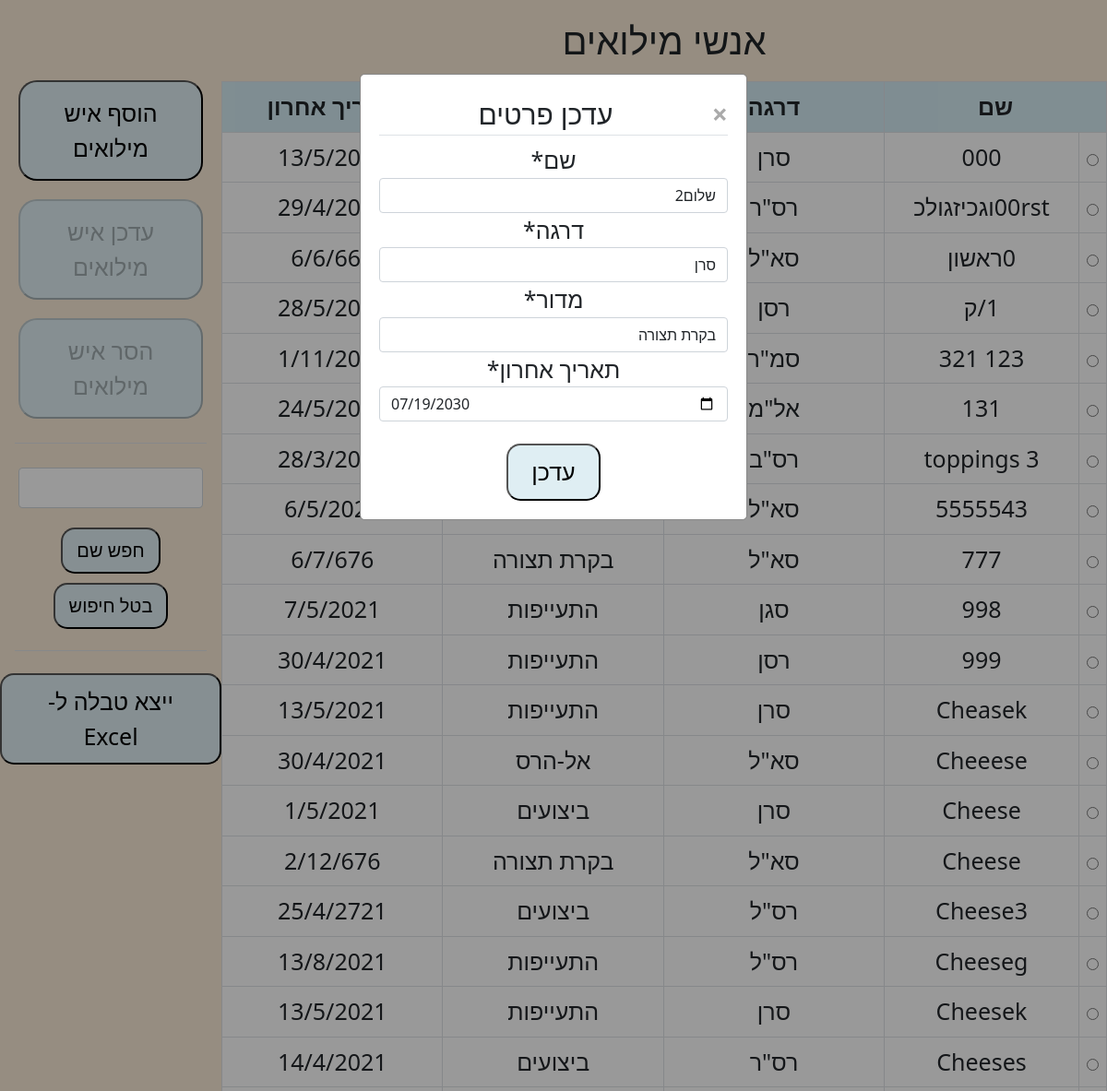
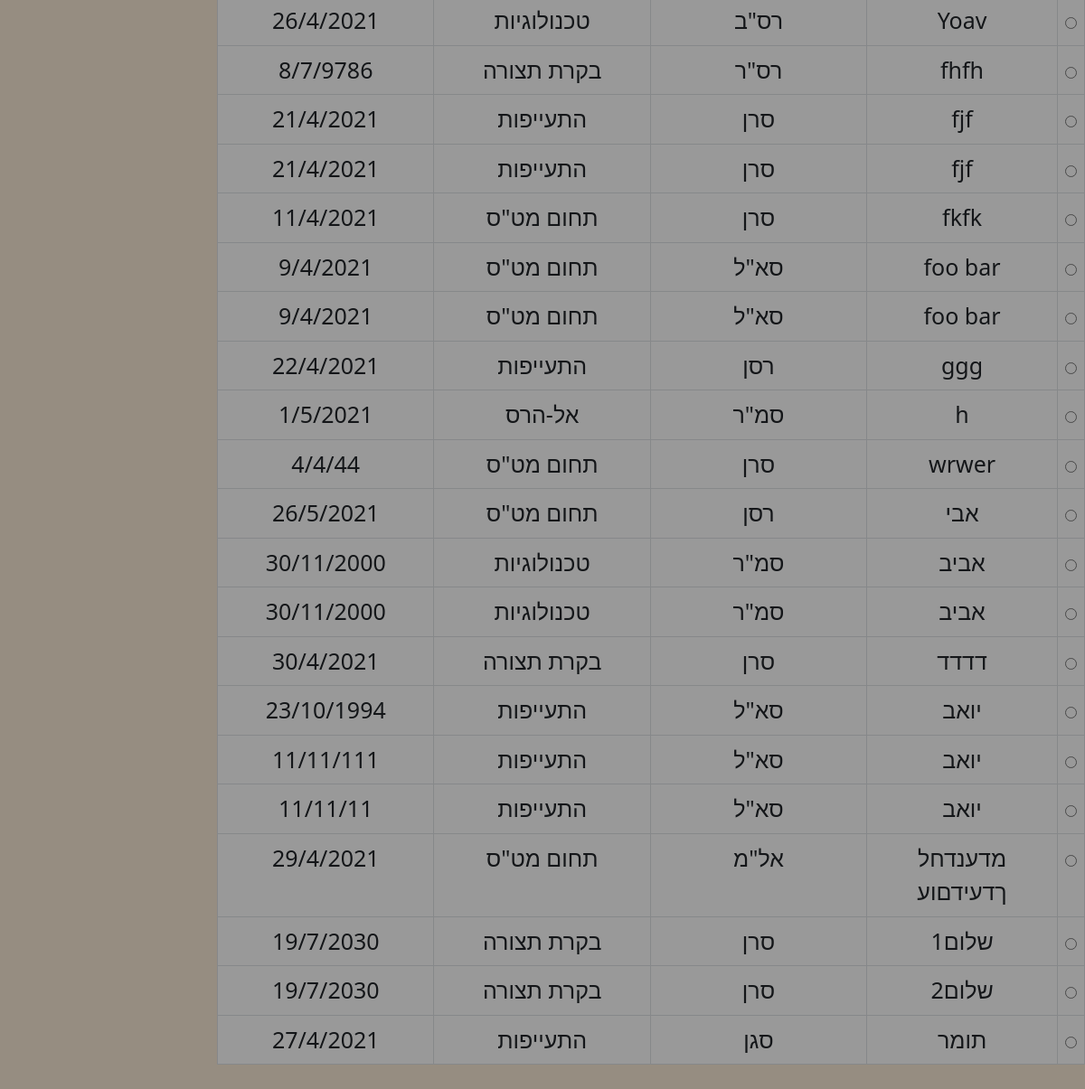
The page /update/15/ on the database its author committed (2 pictures, top to bottom).
### mainapp/models.py (models this page shows, shortened)
class Person(models.Model):
    ranks = [
        (1, 'סגן'),
        (2, 'סרן'),
        (3, 'רסן'),
        (4, 'סא"ל'),
        (5, 'אל"מ'),
        (6, 'סמ"ר'),
        (7, 'רס"ל'),
        (8, 'רס"ר'),
        (9, 'רס"מ'),
        (10, 'רס"ב'),
        (11, 'רנ"ג')
    ]
    groups = [
        (1, 'ביצועים'),
        (2, 'בקרת תצורה'),
        (3, 'תחום מט"ס'),
        (4, 'התעייפות'),
        (5, 'אל-הרס'),
        (6, 'טכנולוגיות')
    ]
    name = models.CharField(max_length=50, verbose_name='שם')
    rank = models.IntegerField(choices=ranks, verbose_name='דרגה')
    group = models.IntegerField(choices=groups, verbose_name='מדור')
    last_here = models.DateField(blank=True, null=True, verbose_name='תאריך אחרון')

### mainapp/views.py (the view)
# urls.py: path('update/<int:wanted_id>/', views.update, name='update'),
def update(request, wanted_id):
    person_list = Person.objects.all().order_by('name', 'rank')
    wanted_person = Person.objects.get(id=wanted_id)
    if request.method == 'POST':
        form = PersonForm(request.POST)
        if form.is_valid():
            updatedPerson = form.cleaned_data
            wanted_person.name = updatedPerson['name']
            wanted_person.rank = updatedPerson['rank']
            wanted_person.group = updatedPerson['group']
            wanted_person.last_here = updatedPerson['last_here']
            wanted_person.save()
            return HttpResponseRedirect('/')
    else:
        form = PersonForm(instance=wanted_person)
    return render(request, 'mainapp/update.html', {'person_list':person_list, 'form':form})

### mainapp/forms.py
class PersonForm(forms.ModelForm):
    class Meta:
        model = Person
        fields = '__all__'
    last_here = forms.DateField(widget=forms.widgets.DateInput(attrs={'type':'date'}), label='תאריך אחרון')

### mainapp/templates/mainapp/update.html (shortened to what this page needs)
{% extends "mainapp/home.html" %} {% load crispy_forms_tags %} {% block modal %}
<div id="updateModal" class="modal" dir="rtl">
  <div class="modal-content">
    <form action="" method="post">
      <fieldset class="form-group">
        <legend class="border-bottom mb-7" style="font-size: 30px">
          <span class="close" onclick="location.href='/'">&times;</span>
          עדכן פרטים
        </legend>
        {{ form|crispy }}
      </fieldset>
      <br />
      <button type="submit" class="btnmed">עדכן</button>
    </form>
  </div>
</div>
{% endblock %}

### mainapp/templates/mainapp/home.html (shortened to what this page needs)
{% load static %}
<!DOCTYPE html>
<html lang="he">
  <head>
    <link
      rel="stylesheet"
      type="text/css"
      href="{% static 'mainapp/bootstrap/css/bootstrap.min.css' %}"
    />
    <link
      rel="stylesheet"
      type="text/css"
      href="{% static 'mainapp/style.css' %}"
    />
  </head>
  <body>
    <div class="split button_side" dir="rtl">
      <button onclick="location.href='/add/'" id="addBtn" class="btnbig">
        הוסף איש מילואים
      </button>
      <button onclick="updatePerson()" id="updateBtn" class="btnbig" disabled>
        עדכן איש מילואים
      </button>
      <button onclick="deletePerson()" id="deleteBtn" class="btnbig" disabled>
        הסר איש מילואים
      </button>
      <div class="border-bottom m-3"></div>
      <div class="search_box">
        <input
          type="text"
          maxlength="10"
          class="form-control inputsmall mb-3"
          id="search"
          dir="rtl"
        />
        <button class="btnsmall" onclick="findWord()">חפש שם</button>
        <button class="btnsmall" onclick="location.href='/'">בטל חיפוש</button>
      </div>
      <div class="border-bottom mx-3 my-2"></div>
      <button class="btnmed mt-3" onclick="printButton()">
        ייצא טבלה ל-Excel
      </button>
    </div>
    <div class="split table_side">
      <h1>אנשי מילואים</h1>
      <div class="scrollbar" bottom="0">
        <table class="table table-bordered" style="font-size: 25px" dir="rtl">
          <thead>
            <tr class="row1">
              <th colspan="2">שם</th>
              <th>דרגה</th>
              <th>מדור</th>
              <th>תאריך אחרון</th>
            </tr>
          </thead>
          <tbody>
            {% for i in person_list %}
            <tr class="row2" onclick="changeRadio('{{i.id}}')">
              <td>
                <input
                  type="radio"
                  name="selectPersonnel"
                  id="{{i.id}}"
                  onchange="enableButtons()"
                />
              </td>
              <td name="name" id="{{i.name}}">{{ i.name }}</td>
              <td>{{ i.get_rank_display }}</td>
              <td>{{ i.get_group_display }}</td>
              <td>{{ i.last_here|date:"j/n/Y" }}</td>
            </tr>
            {% endfor %}
          </tbody>
        </table>
      </div>
    </div>
    {% block modal %}{% endblock %}
  </body>
</html>

### mainapp/static/mainapp/style.css (style rules this page uses)
h1 { margin: 20px; }
body { background-color: antiquewhite; text-align: center; }
.scrollbar { height: 90.2%; overflow-y: auto; }
.row1 { background-color: rgb(212, 236, 243); }
.row1 > * { text-align: center; width: 25%; }
.row2 { background-color: rgb(255, 255, 255); }
.btnbig { background-color: rgb(223, 238, 243); font-size: 25px; padding: 15px 40px; margin: 10px 20px; border-radius: 20px; }
.btnmed { background-color: rgb(223, 238, 243); font-size: 25px; padding: 10px 25px; border-radius: 15px; }
.btnsmall { background-color: rgb(223, 238, 243); font-size: 20px; padding: 8px 15px; border-radius: 15px; margin: 5px; }
.inputsmall { font-size: 20px; }
.search_box { padding: 10px 20px; }
form > * { font-size: 25px; }
.split { height: 100%; position: fixed; top: 0; overflow-x: hidden; overflow-y: hidden; }
.button_side { left: 0; width: 20%; margin-top: 77px; }
.table_side { right: 0; width: 80%; text-align: center; }
.modal { display: block; position: fixed; z-index: 1; padding-top: 80px; left: 0; top: 0; width: 100%; height: 100%; overflow: auto; background-color: rgb(0, 0, 0); background-color: rgba(0, 0, 0, 0.4); }
.modal-content { background-color: white; margin: auto; padding: 20px; border: 1px solid #888; width: 35%; }
.close { color: #aaaaaa; float: right; font-weight: bold; }

### rows shown on the page
Person: name "000", rank "סרן", last_here "13/5/2021"
Person: name "00rstוגכיזגולכ", rank "רס\"ר", last_here "29/4/2021"
Person: name "0ראשון", rank "סא\"ל", last_here "6/6/666"
Person: name "1/ק", rank "רסן", last_here "28/5/2021"
Person: name "123 321", rank "סמ\"ר", last_here "1/11/2029"
Person: name "131", rank "אל\"מ", last_here "24/5/2021"
Person: name "3 toppings", rank "רס\"ב", last_here "28/3/2021"
Person: name "5555543", rank "סא\"ל", last_here "6/5/2021"
Person: name "777", rank "סא\"ל", group "בקרת תצורה", last_here "6/7/676"
Person: name "998", rank "סגן", group "התעייפות", last_here "7/5/2021"
Person: name "999", rank "רסן", group "התעייפות", last_here "30/4/2021"
Person: name "Cheasek", rank "סרן", group "התעייפות", last_here "13/5/2021"
Person: name "Cheeese", rank "סא\"ל", group "אל-הרס", last_here "30/4/2021"
Person: name "Cheese", rank "סרן", group "ביצועים", last_here "1/5/2021"
Person: name "Cheese", rank "סא\"ל", group "בקרת תצורה", last_here "2/12/676"
Person: name "Cheese3", rank "רס\"ל", group "ביצועים", last_here "25/4/2721"
Person: name "Cheeseg", rank "רס\"ל", group "התעייפות", last_here "13/8/2021"
Person: name "Cheesek", rank "סרן", group "התעייפות", last_here "13/5/2021"
Person: name "Cheeses", rank "רס\"ר", group "ביצועים", last_here "14/4/2021"
Person: name "Yoav", rank "רס\"ב", group "טכנולוגיות", last_here "26/4/2021"
Person: name "fhfh", rank "רס\"ר", group "בקרת תצורה", last_here "8/7/9786"
Person: name "fjf", rank "סרן", group "התעייפות", last_here "21/4/2021"
Person: name "fjf", rank "סרן", group "התעייפות", last_here "21/4/2021"
Person: name "fkfk", rank "סרן", group "תחום מט\"ס", last_here "11/4/2021"
Person: name "foo bar", rank "סא\"ל", group "תחום מט\"ס", last_here "9/4/2021"
Person: name "foo bar", rank "סא\"ל", group "תחום מט\"ס", last_here "9/4/2021"
Person: name "ggg", rank "רסן", group "התעייפות", last_here "22/4/2021"
Person: name "h", rank "סמ\"ר", group "אל-הרס", last_here "1/5/2021"
Person: name "wrwer", rank "סרן", group "תחום מט\"ס", last_here "4/4/44"
Person: name "אבי", rank "רסן", group "תחום מט\"ס", last_here "26/5/2021"
Person: name "אביב", rank "סמ\"ר", group "טכנולוגיות", last_here "30/11/2000"
Person: name "אביב", rank "סמ\"ר", group "טכנולוגיות", last_here "30/11/2000"
Person: name "דדדד", rank "סרן", group "בקרת תצורה", last_here "30/4/2021"
Person: name "יואב", rank "סא\"ל", group "התעייפות", last_here "23/10/1994"
Person: name "יואב", rank "סא\"ל", group "התעייפות", last_here "11/11/111"
Person: name "יואב", rank "סא\"ל", group "התעייפות", last_here "11/11/11"
Person: name "מדענדחל ךדעידםוע", rank "אל\"מ", group "תחום מט\"ס", last_here "29/4/2021"
Person: name "שלום1", rank "סרן", group "בקרת תצורה", last_here "19/7/2030"
Person: name "שלום2", rank "סרן", group "בקרת תצורה", last_here "19/7/2030", last_here "07/19/2030"
Person: name "תומר", rank "סגן", group "התעייפות", last_here "27/4/2021"
